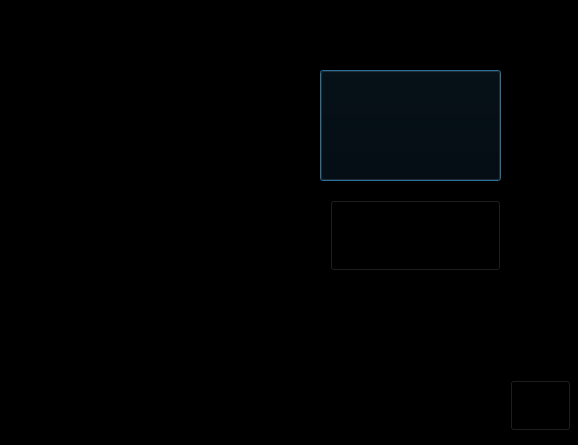
<?xml version="1.0" encoding="UTF-8"?>
<ui version="4.0">
 <class>menu</class>
 <widget class="QDialog" name="menu">
  <property name="geometry">
   <rect>
    <x>0</x>
    <y>0</y>
    <width>578</width>
    <height>445</height>
   </rect>
  </property>
  <property name="windowTitle">
   <string>Dialog</string>
  </property>
  <property name="styleSheet">
   <string notr="true">color: rgb(0, 0, 0);
background-color: rgb(0, 0, 0);</string>
  </property>
  <widget class="QLabel" name="label">
   <property name="geometry">
    <rect>
     <x>6</x>
     <y>10</y>
     <width>231</width>
     <height>431</height>
    </rect>
   </property>
   <property name="styleSheet">
    <string notr="true">image: url(:/FB_IMG_1543031202147.jpg);
background-image: url(:/FB_IMG_1543031202147.jpg);</string>
   </property>
   <property name="text">
    <string/>
   </property>
  </widget>
  <widget class="QPushButton" name="pushButton">
   <property name="geometry">
    <rect>
     <x>320</x>
     <y>70</y>
     <width>181</width>
     <height>111</height>
    </rect>
   </property>
   <property name="styleSheet">
    <string notr="true">border-image: url(:/LOGIN.png);</string>
   </property>
   <property name="text">
    <string/>
   </property>
  </widget>
  <widget class="QPushButton" name="pushButton_2">
   <property name="geometry">
    <rect>
     <x>330</x>
     <y>200</y>
     <width>171</width>
     <height>71</height>
    </rect>
   </property>
   <property name="styleSheet">
    <string notr="true">
border-image: url(:/REGISTROO.png);</string>
   </property>
   <property name="text">
    <string/>
   </property>
  </widget>
  <widget class="QPushButton" name="pushButton_3">
   <property name="geometry">
    <rect>
     <x>510</x>
     <y>380</y>
     <width>61</width>
     <height>51</height>
    </rect>
   </property>
   <property name="styleSheet">
    <string notr="true">border-image: url(:/back1.png);</string>
   </property>
   <property name="text">
    <string/>
   </property>
  </widget>
 </widget>
 <resources/>
 <connections/>
</ui>
